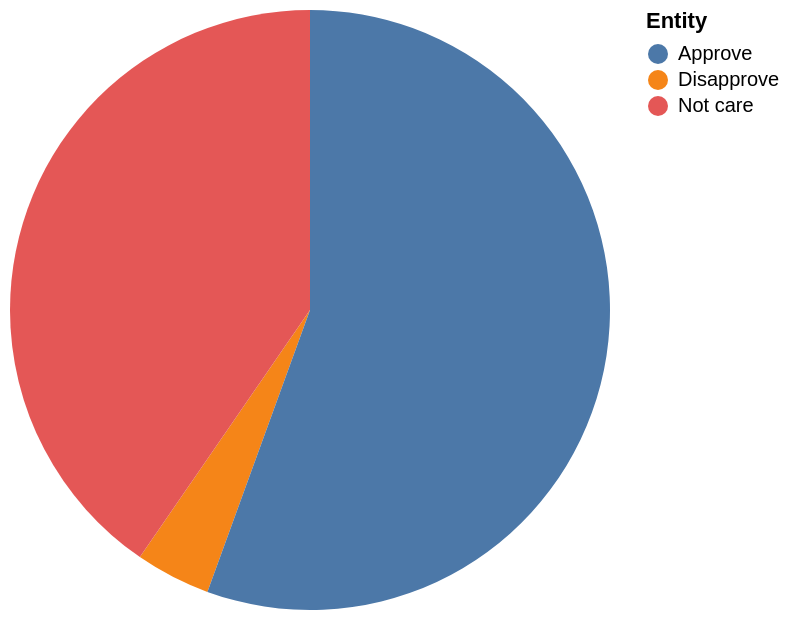

The Vega-Lite source for this figure:
### Vega-Lite specification from a JSON file in a GitHub repository (floating-point values rounded to 4 significant figures)
{"$schema": "https://vega.github.io/schema/vega-lite/v5.json", "description": "Pie chart auto-generated from CSV", "data": {"values": [{"Entity": "Disapprove", "Value": "4"}, {"Entity": "Approve", "Value": "55"}, {"Entity": "Not care", "Value": "40"}]}, "mark": "arc", "encoding": {"theta": {"field": "Value", "type": "quantitative"}, "color": {"field": "Entity", "type": "nominal"}}}
